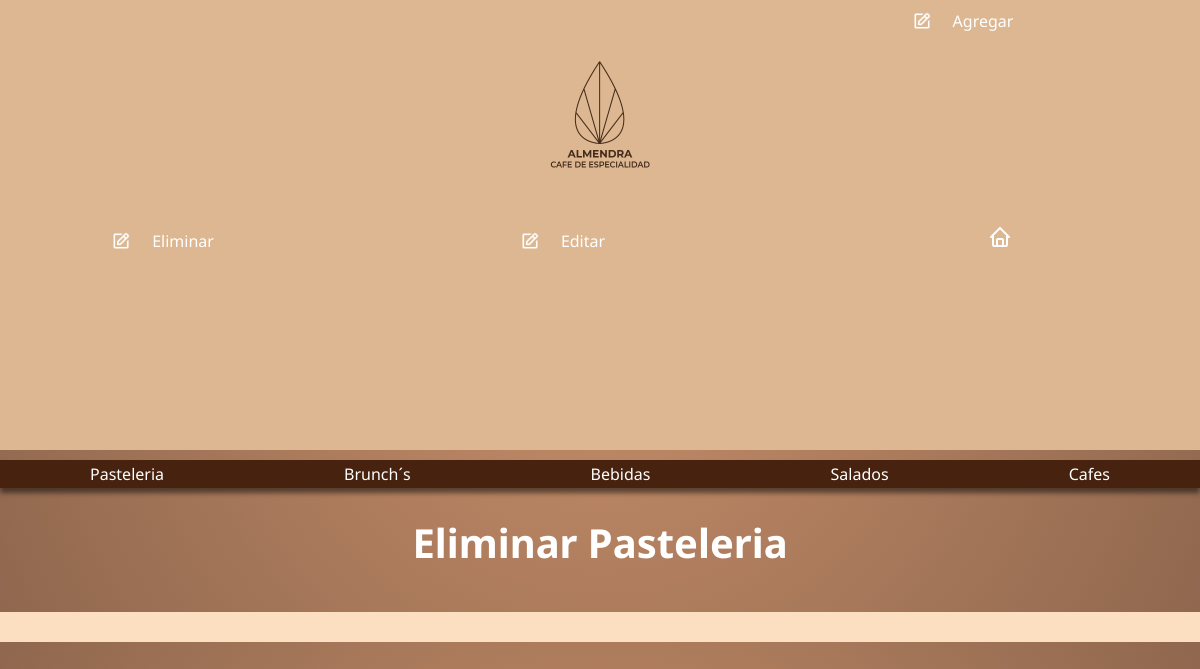
/eliminar_pasteleria_template/, run on an earlier commit of the app's database.
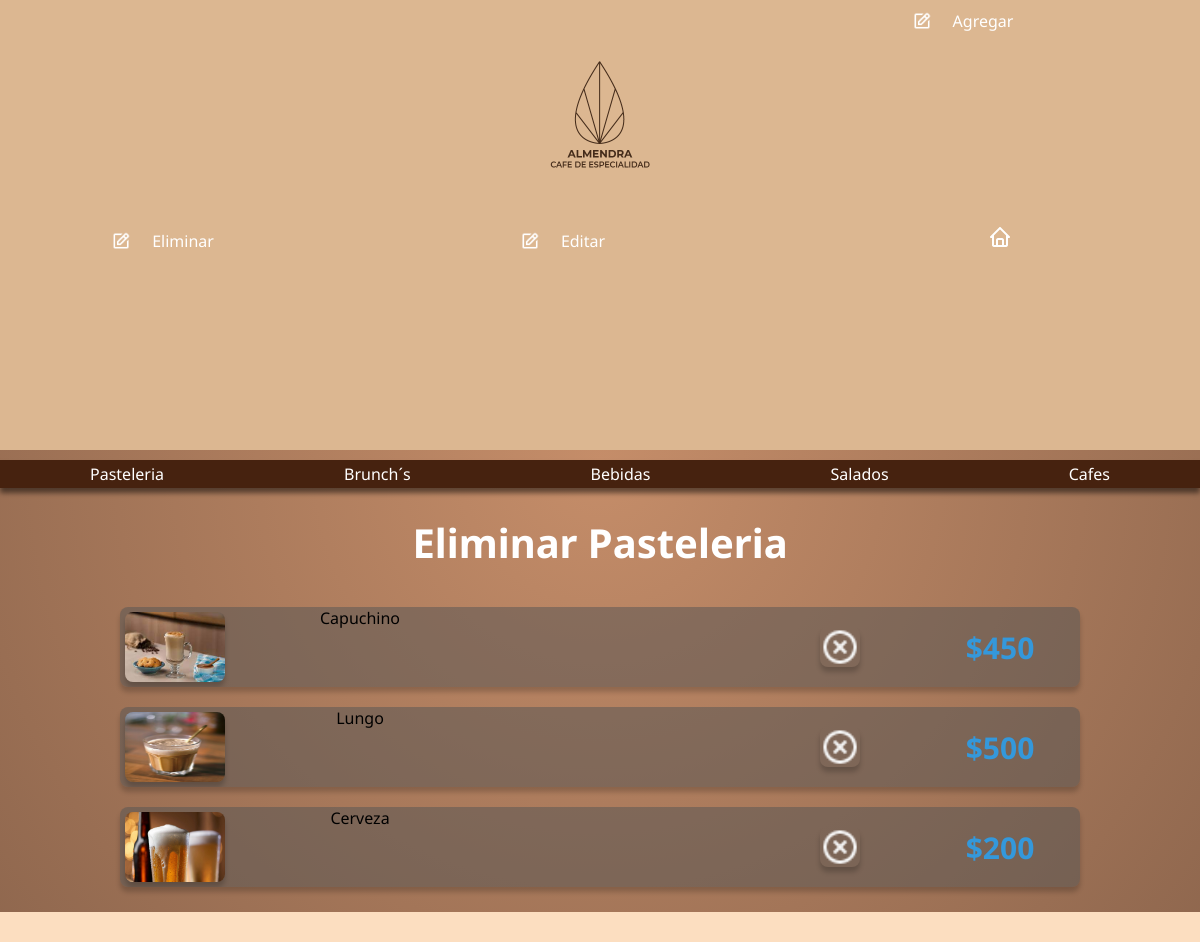
And on a later commit of the database.
### almendra_app/models.py (models this page shows)
class populares_model(models.Model):
     imagen = models.ImageField(blank=True, null = True,upload_to='pasteleria/')
     titulo = models.CharField(max_length=42, blank = True, null = True)
     informacion = models.CharField(max_length=184, blank = True, null = True)
     precio = models.CharField(max_length=50, blank = True, null = True)

### almendra_app/views.py (the view)
# urls.py: path('eliminar_pasteleria_template/', eliminar_pasteleria_template, name = 'eliminar_pasteleria_template'),
def eliminar_pasteleria_template(request):
    form= populares_model.objects.all()
    return render (request,'almendra_app/opciones/populares/eliminar_populares_template.html',{'form':form})

### almendra_app/templates/almendra_app/opciones/populares/eliminar_populares_template.html (shortened to what this page needs)
<!DOCTYPE html>
<html lang="en">
<head>
    {% load static %}
    <link rel="stylesheet" href="{% static 'almendra_app/styles_opciones.css' %}">
</head>
<body>
    {% block header %}
    <header>
        <div class="div_logo">
            <img src="{% static 'almendra_app/img/logo.png' %}" class="logo" >
        </div>
        <div class="div_agregar">
            <nav class="nav_agregar">
                <ul class="list">
                    <li class="list_item list_item--click">
                        <div class="list_button list_button--click">
                            <img src="{% static 'almendra_app/icons/edit.png' %}" class="list_img" width="20">
                            <a href="#" class='nav_link'>Agregar</a>
                        </div>
                    </li>
                </ul>
            </nav>
        </div>
        <div class="div_eliminar">
            <nav class="nav_eliminar">
                <ul class="list">
                    <li class="list_item list_item--click">
                        <div class="list_button list_button--click">
                            <img src="{% static 'almendra_app/icons/edit.png' %}" class="list_img" width="20">
                            <a href="#" class='nav_link'>Eliminar</a>
                        </div>
                    </li>
                </ul>
            </nav>
        </div>
        <div class="div_editar">
            <nav class="nav_editar">
                <ul class="list">
                    <li class="list_item list_item--click">
                        <div class="list_button list_button--click">
                            <img src="{% static 'almendra_app/icons/edit.png' %}" class="list_img" width="20">
                            <a href="#" class='nav_link'>Editar</a>
                        </div>
                    </li>
                </ul>
            </nav>
        </div>
        <div class="home_icon_div">
        <a href="#"> <img class='home_icon' src="{% static 'almendra_app/icons/home.png' %}" alt=""></a>
         </div>
    </header>
    <section class="menu_horizontal">
        <div class="menu_container">
            <a href="">Pasteleria</a>
            <a href="{% url 'brunch' %}">Brunch´s</a>
            <a href="{% url 'bebidas' %}">Bebidas</a>
            <a href="{% url 'salados' %}">Salados</a>
            <a href="{% url 'cafes' %}"">Cafes</a>
        </div>
    </section>
    {% endblock %}
<h1 class="titulo_pasteleria" id="pasteleria_id">Eliminar Pasteleria</h1>
        {% block pasteleria %}
        <section class="mid_pasteleria">
            {% for p in form %}
            <div class="container_pasteleria">
                 <div class="targeta_pasteleria">
                    <img src={{ p.imagen|safe }}
                    <h4>{{ p.titulo|safe }}</h4>
                    <h3>{{ p.precio }}</h3>
                        <a href="#" onclick = 'eliminarProducto({{ p.id }})'> <img class= 'delete'id= '{{ p.categoria }}' src="{% static 'almendra_app/icons/delete.png' %}" alt=""></a>
                </div>
            </div>
            {% endfor %}
        </section>
    {% endblock %}
 <footer>
 </footer>
</body>
</html>

What changed in the data, as far as the page shows it:
added populares_model: imagen (picture), titulo "Capuchino", precio "$450"
added populares_model: imagen (picture), titulo "Lungo", precio "$500"
added populares_model: imagen (picture), titulo "Cerveza", precio "$200"
